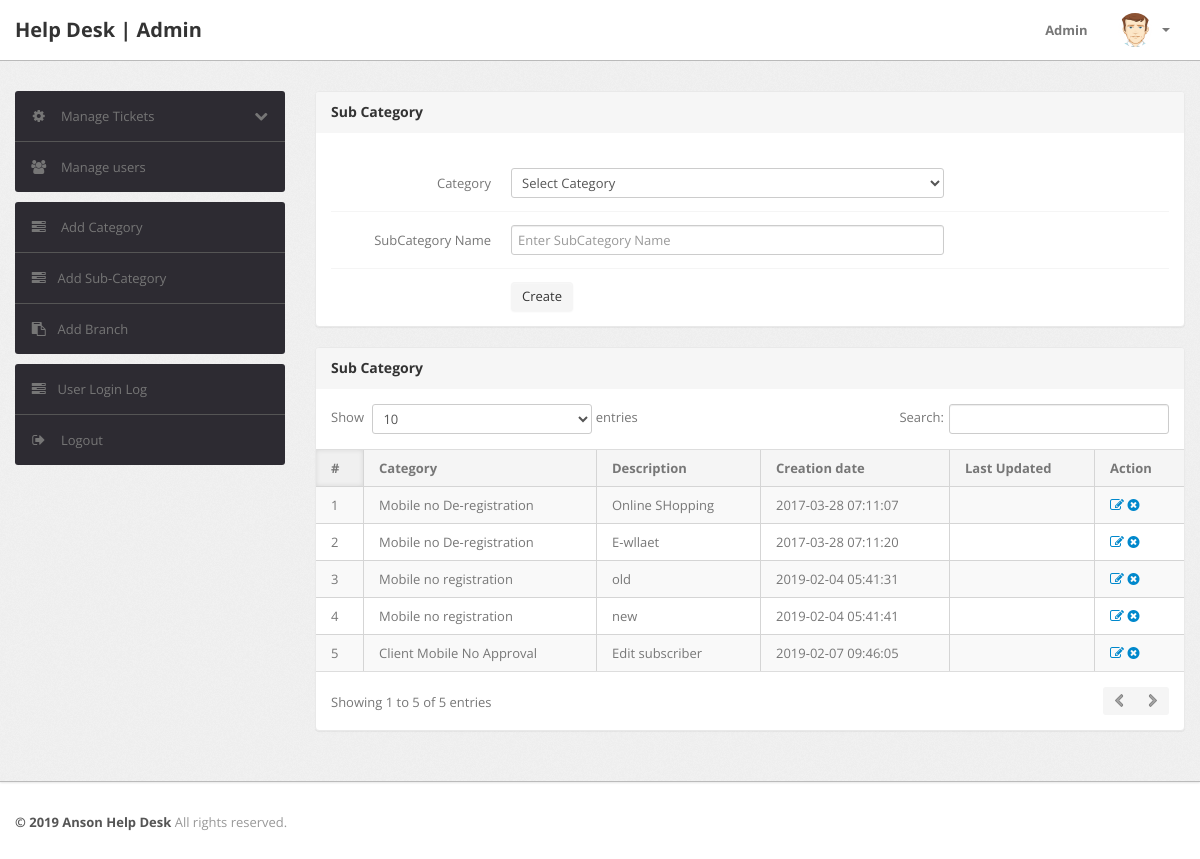
Page /admin/subcategory.php (signed in) on the committed database.
### tables this page shows
CREATE TABLE IF NOT EXISTS `subcategory` (
  `id` int(11) NOT NULL AUTO_INCREMENT,
  `categoryid` int(11) NOT NULL,
  `subcategory` varchar(255) NOT NULL,
  `creationDate` timestamp NOT NULL DEFAULT CURRENT_TIMESTAMP,
  `updationDate` varchar(255) DEFAULT NULL,
  PRIMARY KEY (`id`)
);

CREATE TABLE IF NOT EXISTS `category` (
  `id` int(11) NOT NULL AUTO_INCREMENT,
  `categoryName` varchar(255) NOT NULL,
  `categoryDescription` longtext NOT NULL,
  `creationDate` timestamp NOT NULL DEFAULT CURRENT_TIMESTAMP,
  `updationDate` varchar(255) DEFAULT NULL,
  PRIMARY KEY (`id`)
);

### admin/subcategory.php (the view, shortened to what this page needs)
<?php
include('include/config.php');
if(strlen($_SESSION['alogin'])==0)
	{
header('location:index.php');
}
else{
?>
<!DOCTYPE html>
<html lang="en">
<head>
	<link type="text/css" href="bootstrap/css/bootstrap.min.css" rel="stylesheet">
	<link type="text/css" href="bootstrap/css/bootstrap-responsive.min.css" rel="stylesheet">
	<link type="text/css" href="css/theme.css" rel="stylesheet">
	<link type="text/css" href="images/icons/css/font-awesome.css" rel="stylesheet">
</head>
<body>
<?php include('include/header.php');?>
	<div class="wrapper">
		<div class="container">
			<div class="row">
<?php include('include/sidebar.php');?>
			<div class="span9">
					<div class="content">
						<div class="module">
							<div class="module-head">
								<h3>Sub Category</h3>
							</div>
							<div class="module-body">
									<br />
			<form class="form-horizontal row-fluid" name="subcategory" method="post" >
<div class="control-group">
<label class="control-label" for="basicinput">Category</label>
<div class="controls">
<select name="category" class="span8 tip" required>
<option value="">Select Category</option>
</select>
</div>
</div>
<div class="control-group">
<label class="control-label" for="basicinput">SubCategory Name</label>
<div class="controls">
<input type="text" placeholder="Enter SubCategory Name"  name="subcategory" class="span8 tip" required>
</div>
</div>
	<div class="control-group">
											<div class="controls">
												<button type="submit" name="submit" class="btn">Create</button>
											</div>
										</div>
									</form>
							</div>
						</div>
	<div class="module">
							<div class="module-head">
								<h3>Sub Category</h3>
							</div>
							<div class="module-body table">
								<table cellpadding="0" cellspacing="0" border="0" class="datatable-1 table table-bordered table-striped	 display" width="100%">
									<thead>
										<tr>
											<th>#</th>
											<th>Category</th>
											<th>Description</th>
											<th>Creation date</th>
											<th>Last Updated</th>
											<th>Action</th>
										</tr>
									</thead>
									<tbody>
<?php $query=mysqli_query($con,"select subcategory.id,category.categoryName,subcategory.subcategory,subcategory.creationDate,subcategory.updationDate from subcategory join category on category.id=subcategory.categoryid");
$cnt=1;
while($row=mysqli_fetch_array($query))
{
?>
										<tr>
											<td><?php echo htmlentities($cnt);?></td>
											<td><?php echo htmlentities($row['categoryName']);?></td>
											<td><?php echo htmlentities($row['subcategory']);?></td>
											<td> <?php echo htmlentities($row['creationDate']);?></td>
											<td><?php echo htmlentities($row['updationDate']);?></td>
											<td>
											<a href="edit-subcategory.php?id=<?php echo $row['id']?>" ><i class="icon-edit"></i></a>
											<a href="subcategory.php?id=<?php echo $row['id']?>&del=delete" onClick="return confirm('Are you sure you want to delete?')"><i class="icon-remove-sign"></i></a></td>
										</tr>
										<?php $cnt=$cnt+1; } ?>
								</table>
							</div>
						</div>
					</div>
				</div>
			</div>
		</div>
	</div>
<?php include('include/footer.php');?>
</body>
<?php } ?>

### rows in the picture
subcategory: categoryid.categoryName "Mobile no De-registration", subcategory "Online SHopping", creationDate "2017-03-28 07:11:07"
subcategory: categoryid.categoryName "Mobile no De-registration", subcategory "E-wllaet", creationDate "2017-03-28 07:11:20"
subcategory: categoryid.categoryName "Mobile no registration", subcategory "old", creationDate "2019-02-04 05:41:31"
subcategory: categoryid.categoryName "Mobile no registration", subcategory "new", creationDate "2019-02-04 05:41:41"
subcategory: categoryid.categoryName "Client Mobile No Approval", subcategory "Edit subscriber", creationDate "2019-02-07 09:46:05"
